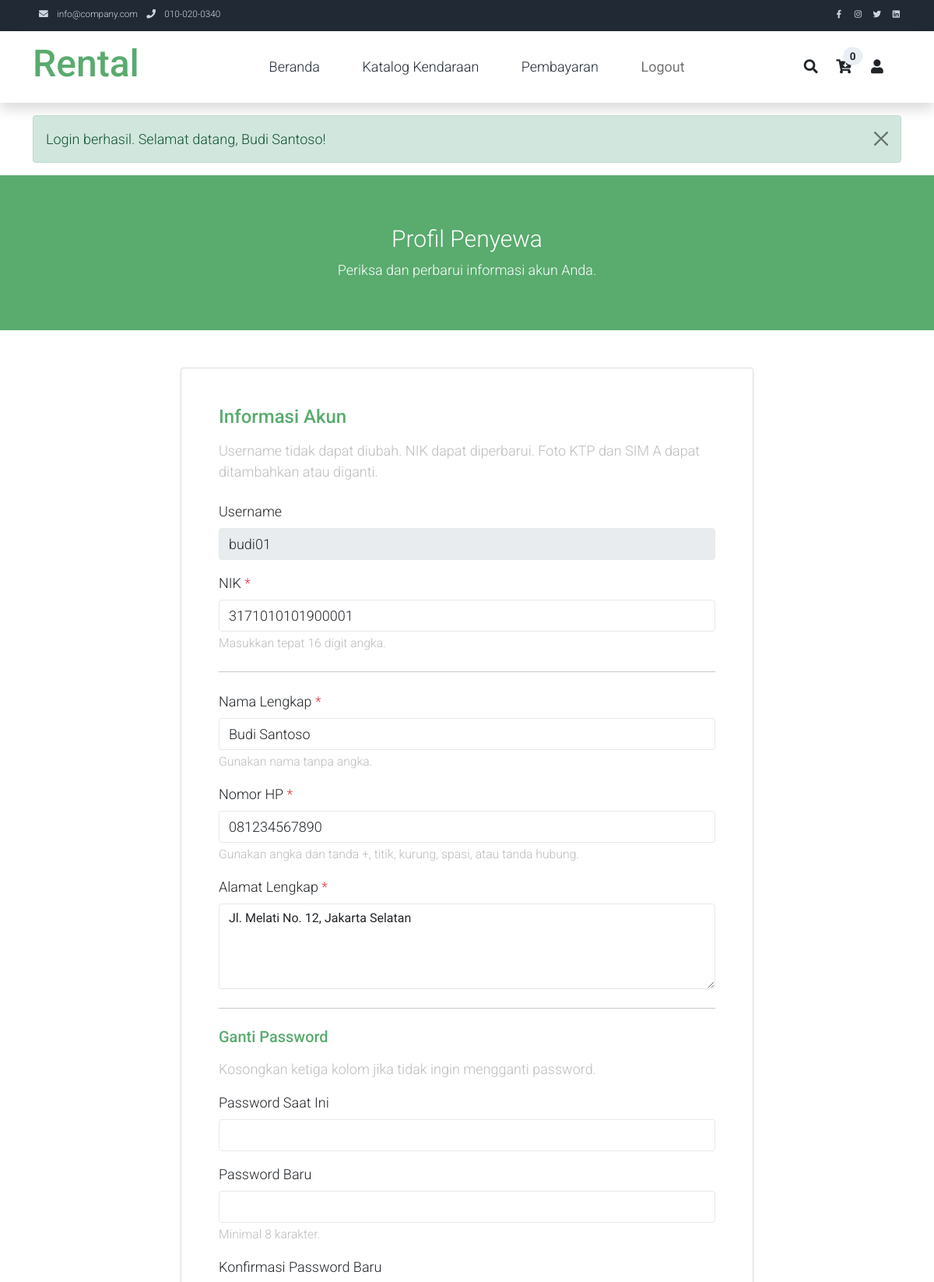
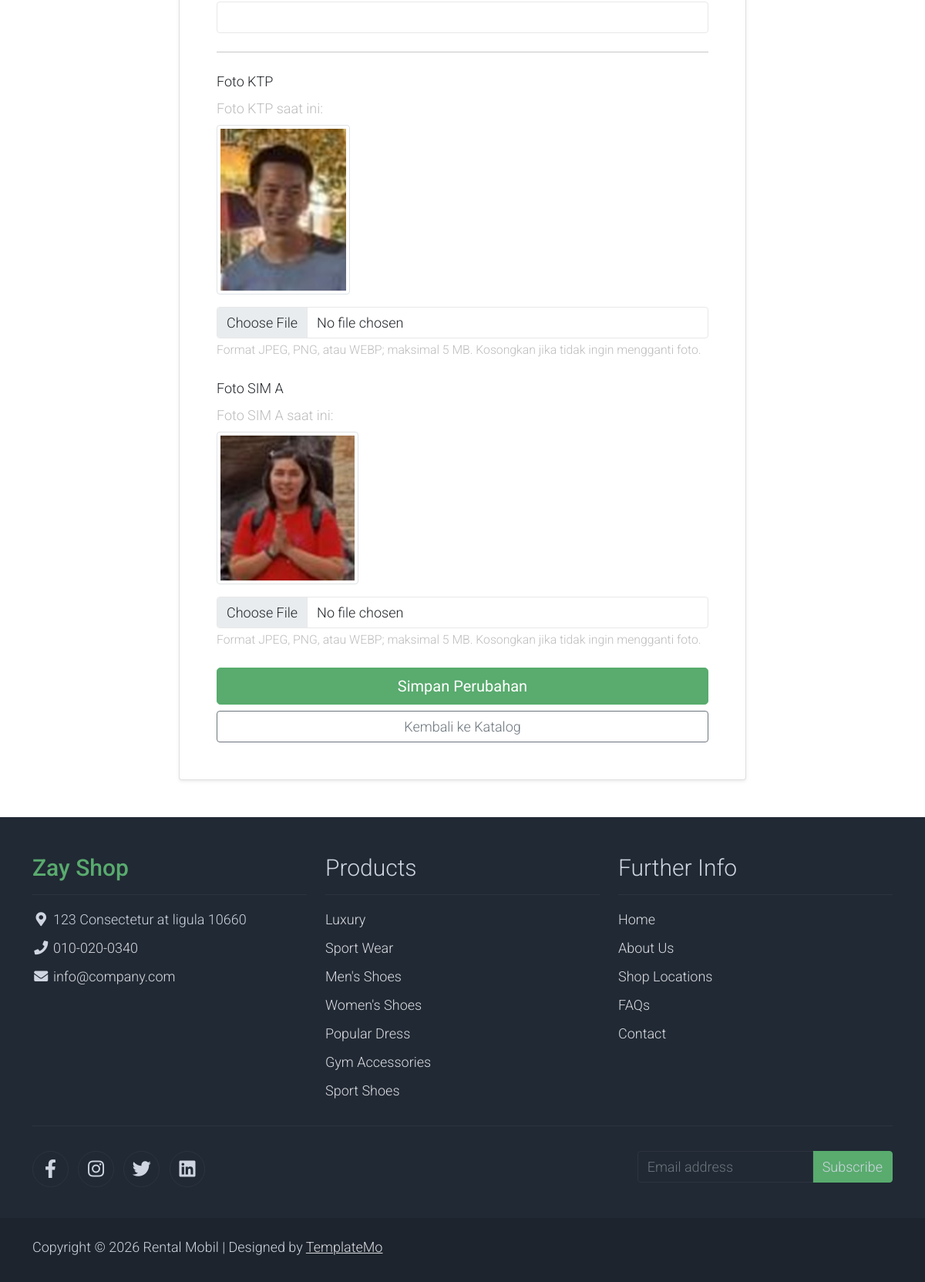
The page /penyewa/profil (signed in) on the database its author committed (2 pictures, top to bottom).
### tables this page shows
CREATE TABLE `t_penyewa` (
  `user_plg` varchar(15) NOT NULL,
  `sandi` varchar(255) NOT NULL,
  `nik` char(16) NOT NULL,
  `nm_lngkp` varchar(100) NOT NULL,
  `no_hp` varchar(15) NOT NULL,
  `almt_lngkp` varchar(300) NOT NULL,
  `ft_ktp` varchar(100) DEFAULT NULL,
  `ft_sim_a` varchar(100) DEFAULT NULL,
  PRIMARY KEY (`user_plg`)
);

### index.php (called while the page is built, shortened)
<?php
require_once APPPATH . 'config/config.php';
require_once APPPATH . 'helpers/url_helper.php';
require APPPATH . 'config/routes.php';
$uri = $_GET['route'] ?? ($_SERVER['PATH_INFO'] ?? '');
$router = new Router($route);
$router->dispatch($uri);

### application/config/config.php (called while the page is built)
<?php
$config = [];
$config['base_url'] = 'http://localhost/dpwl-2522500001/';
$config['index_page'] = '';

### application/helpers/url_helper.php (called while the page is built)
<?php
function base_url(string $uri = ''): string
{
  global $config;
  $base = rtrim($config['base_url'], '/') . '/';
  return $uri === '' ? $base : $base . ltrim($uri, '/');
}
function site_url(string $uri = ''): string
{
  global $config;
  $base = rtrim($config['base_url'], '/');
  $indexPage = trim($config['index_page'], '/');
  $path = $indexPage === '' ? '' : '/' . $indexPage;
  $url = $base . $path;
  return $uri === '' ? $url : $url . '/' . ltrim($uri, '/');
}

### application/models/Penyewa_model.php (called while the page is built, shortened)
<?php
class Penyewa_model
{
  private mysqli $db;
  public function __construct()
  {
    global $db;
    $this->db = $db;
  }
  public function getProfil(string $userPlg): ?array
  {
    $sql = "SELECT
              user_plg,
              nik,
              nm_lngkp,
              no_hp,
              almt_lngkp,
              ft_ktp,
              ft_sim_a
            FROM t_penyewa
            WHERE user_plg = ?
            LIMIT 1";
    $stmt = $this->db->prepare($sql);
    $stmt->bind_param('s', $userPlg);
    if (!$stmt->execute()) {
      $stmt->close();
      throw new RuntimeException(
        'Pengambilan profil penyewa gagal dijalankan.'
      );
    }
    $result = $stmt->get_result();
    $row = $result->fetch_assoc();
    return $row ?: null;
  }
}

### application/views/penyewa/profil.php (the view, shortened to what this page needs)
<?php
$profil = $profil ?? [];
$old = $old ?? [];
$nik = $old['nik'] ?? $profil['nik'] ?? '';
$nama = $old['nm_lngkp'] ?? $profil['nm_lngkp'] ?? '';
$noHp = $old['no_hp'] ?? $profil['no_hp'] ?? '';
$alamat = $old['almt_lngkp'] ?? $profil['almt_lngkp'] ?? '';
$fotoKtp = $profil['ft_ktp'] ?? null;
$fotoSim = $profil['ft_sim_a'] ?? null;
$folderFoto = 'uploads/penyewa/';
require __DIR__ . '/../katalog/header.php';
require __DIR__ . '/../katalog/navbar.php';
?>
<section class="bg-success py-5">
  <div class="container">
    <div class="row">
      <div class="col-12 text-center">
        <h1 class="h2 text-white mt-3">Profil Penyewa</h1>
        <p class="text-white">
          Periksa dan perbarui informasi akun Anda.
        </p>
      </div>
    </div>
  </div>
</section>
<section class="container py-5">
  <div class="row">
    <div class="col-lg-8 m-auto">
      <div class="card shadow-sm">
        <div class="card-body p-4 p-lg-5">
          <h2 class="h4 text-success mb-3">Informasi Akun</h2>
          <p class="text-muted mb-4">
            Username tidak dapat diubah. NIK dapat diperbarui.
            Foto KTP dan SIM A dapat ditambahkan atau diganti.
          </p>
          <form
            action="<?= $e(site_url('penyewa/profil')) ?>"
            method="post"
            enctype="multipart/form-data">
            <div class="mb-3">
              <label for="user_plg" class="form-label">Username</label>
              <input
                type="text"
                class="form-control"
                id="user_plg"
                value="<?= $e($profil['user_plg'] ?? '') ?>"
                readonly>
            </div>
            <div class="mb-4">
              <label for="nik" class="form-label">
                NIK <span class="text-danger">*</span>
              </label>
              <input
                type="text"
                class="form-control"
                id="nik"
                name="nik"
                maxlength="16"
                minlength="16"
                pattern="[0-9]{16}"
                inputmode="numeric"
                value="<?= $e($nik) ?>"
                required>
              <small class="form-text text-muted">
                Masukkan tepat 16 digit angka.
              </small>
            </div>
            <hr class="my-4">
            <div class="mb-3">
              <label for="nm_lngkp" class="form-label">
                Nama Lengkap <span class="text-danger">*</span>
              </label>
              <input
                type="text"
                class="form-control"
                id="nm_lngkp"
                name="nm_lngkp"
                maxlength="100"
                pattern="[\p{L}\p{M} .'-]+"
                value="<?= $e($nama) ?>"
                required>
              <small class="form-text text-muted">
                Gunakan nama tanpa angka.
              </small>
            </div>
            <div class="mb-3">
              <label for="no_hp" class="form-label">
                Nomor HP <span class="text-danger">*</span>
              </label>
              <input
                type="tel"
                class="form-control"
                id="no_hp"
                name="no_hp"
                maxlength="15"
                pattern="[0-9+(). -]+"
                inputmode="tel"
                value="<?= $e($noHp) ?>"
                required>
              <small class="form-text text-muted">
                Gunakan angka dan tanda +, titik, kurung, spasi,
                atau tanda hubung.
              </small>
            </div>
            <div class="mb-4">
              <label for="almt_lngkp" class="form-label">
                Alamat Lengkap <span class="text-danger">*</span>
              </label>
              <textarea
                class="form-control"
                id="almt_lngkp"
                name="almt_lngkp"
                rows="4"
                maxlength="300"
                required><?= $e($alamat) ?></textarea>
            </div>
            <hr class="my-4">
            <h3 class="h5 text-success mb-3">Ganti Password</h3>
            <p class="text-muted">
              Kosongkan ketiga kolom jika tidak ingin mengganti password.
            </p>
            <div class="mb-3">
              <label for="password_saat_ini" class="form-label">
                Password Saat Ini
              </label>
              <input
                type="password"
                class="form-control"
                id="password_saat_ini"
                name="password_saat_ini"
                autocomplete="current-password">
            </div>
            <div class="mb-3">
              <label for="password_baru" class="form-label">
                Password Baru
              </label>
              <input
                type="password"
                class="form-control"
                id="password_baru"
                name="password_baru"
                minlength="8"
                maxlength="72"
                autocomplete="new-password">
              <small class="form-text text-muted">
                Minimal 8 karakter.
              </small>
            </div>
            <div class="mb-4">
              <label for="konfirmasi_password" class="form-label">
                Konfirmasi Password Baru
              </label>
              <input
                type="password"
                class="form-control"
                id="konfirmasi_password"
                name="konfirmasi_password"
                minlength="8"
                maxlength="72"
                autocomplete="new-password">
            </div>
            <hr class="my-4">
            <div class="mb-4">
              <label for="ft_ktp" class="form-label">
                Foto KTP
              </label>
              <?php if (!empty($fotoKtp)): ?>
                <div class="mb-3">
                  <p class="text-muted mb-2">Foto KTP saat ini:</p>
                  <a
                    href="<?= $e(base_url($folderFoto . rawurlencode($fotoKtp))) ?>"
                    target="_blank"
                    rel="noopener noreferrer">
                    <img
                      src="<?= $e(base_url($folderFoto . rawurlencode($fotoKtp))) ?>"
                      alt="Foto KTP penyewa"
                      class="img-thumbnail"
                      style="max-width: 320px; max-height: 220px;">
                  </a>
                </div>
              <?php else: ?>
                <p class="text-muted">
                  Belum ada foto KTP yang diunggah.
                </p>
              <?php endif; ?>
              <input
                type="file"
                class="form-control"
                id="ft_ktp"
                name="ft_ktp"
                accept=".jpg,.jpeg,.png,.webp,image/jpeg,image/png,image/webp">
              <small class="form-text text-muted">
                Format JPEG, PNG, atau WEBP; maksimal 5 MB.
                Kosongkan jika tidak ingin mengganti foto.
              </small>
            </div>
            <div class="mb-4">
              <label for="ft_sim_a" class="form-label">
                Foto SIM A
              </label>
              <?php if (!empty($fotoSim)): ?>
                <div class="mb-3">
                  <p class="text-muted mb-2">Foto SIM A saat ini:</p>
                  <a
                    href="<?= $e(base_url($folderFoto . rawurlencode($fotoSim))) ?>"
                    target="_blank"
                    rel="noopener noreferrer">
                    <img
                      src="<?= $e(base_url($folderFoto . rawurlencode($fotoSim))) ?>"
                      alt="Foto SIM A penyewa"
                      class="img-thumbnail"
                      style="max-width: 320px; max-height: 220px;">
                  </a>
                </div>
              <?php else: ?>
                <p class="text-muted">
                  Belum ada foto SIM A yang diunggah.
                </p>
              <?php endif; ?>
              <input
                type="file"
                class="form-control"
                id="ft_sim_a"
                name="ft_sim_a"
                accept=".jpg,.jpeg,.png,.webp,image/jpeg,image/png,image/webp">
              <small class="form-text text-muted">
                Format JPEG, PNG, atau WEBP; maksimal 5 MB.
                Kosongkan jika tidak ingin mengganti foto.
              </small>
            </div>
            <div class="d-grid gap-2">
              <button type="submit" class="btn btn-success btn-lg">
                Simpan Perubahan
              </button>
              <a
                href="<?= $e(site_url('katalog')) ?>"
                class="btn btn-outline-secondary">
                Kembali ke Katalog
              </a>
            </div>
          </form>
        </div>
      </div>
    </div>
  </div>
</section>
<?php require __DIR__ . '/../katalog/footer.php'; ?>

### rows shown on the page
t_penyewa: user_plg "budi01", nik "3171010101900001", nm_lngkp "Budi Santoso", no_hp "081234567890", almt_lngkp "Jl. Melati No. 12, Jakarta Selatan", ft_ktp (picture), ft_sim_a (picture)

### other values the page prints
$jumlahKeranjang "0"
$e($flashPenyewaNav) "Login berhasil. Selamat datang, Budi Santoso!"
